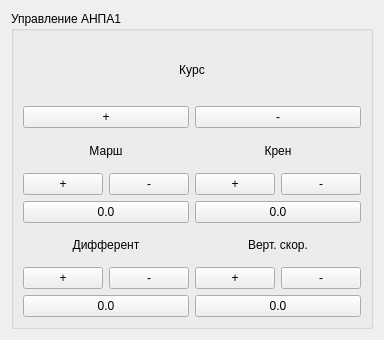
<?xml version="1.0" encoding="UTF-8"?>
<ui version="4.0">
 <class>Form</class>
 <widget class="QFrame" name="Form">
  <property name="geometry">
   <rect>
    <x>0</x>
    <y>0</y>
    <width>294</width>
    <height>340</height>
   </rect>
  </property>
  <property name="windowTitle">
   <string>Form</string>
  </property>
  <layout class="QVBoxLayout" name="verticalLayout_7">
   <item>
    <widget class="QGroupBox" name="groupBox">
     <property name="title">
      <string>Управление АНПА1</string>
     </property>
     <layout class="QVBoxLayout" name="verticalLayout_6">
      <item>
       <layout class="QVBoxLayout" name="verticalLayout_5">
        <item>
         <widget class="QLabel" name="label_5">
          <property name="text">
           <string>Курс</string>
          </property>
          <property name="alignment">
           <set>Qt::AlignCenter</set>
          </property>
         </widget>
        </item>
        <item>
         <layout class="QHBoxLayout" name="horizontalLayout_5">
          <item>
           <widget class="QPushButton" name="btnPlus_5">
            <property name="text">
             <string>+</string>
            </property>
           </widget>
          </item>
          <item>
           <widget class="QPushButton" name="btnMinus_5">
            <property name="text">
             <string>-</string>
            </property>
           </widget>
          </item>
         </layout>
        </item>
       </layout>
      </item>
      <item>
       <layout class="QHBoxLayout" name="horizontalLayout_6">
        <item>
         <layout class="QVBoxLayout" name="verticalLayout">
          <item>
           <widget class="QLabel" name="label">
            <property name="text">
             <string>Марш</string>
            </property>
            <property name="alignment">
             <set>Qt::AlignCenter</set>
            </property>
           </widget>
          </item>
          <item>
           <layout class="QHBoxLayout" name="horizontalLayout">
            <item>
             <widget class="QPushButton" name="btnPlus">
              <property name="text">
               <string>+</string>
              </property>
             </widget>
            </item>
            <item>
             <widget class="QPushButton" name="btnMinus">
              <property name="text">
               <string>-</string>
              </property>
             </widget>
            </item>
           </layout>
          </item>
          <item>
           <widget class="QPushButton" name="btnReset">
            <property name="text">
             <string>0.0</string>
            </property>
           </widget>
          </item>
         </layout>
        </item>
        <item>
         <layout class="QVBoxLayout" name="verticalLayout_2">
          <item>
           <widget class="QLabel" name="label_2">
            <property name="text">
             <string>Крен</string>
            </property>
            <property name="alignment">
             <set>Qt::AlignCenter</set>
            </property>
           </widget>
          </item>
          <item>
           <layout class="QHBoxLayout" name="horizontalLayout_2">
            <item>
             <widget class="QPushButton" name="btnPlus_2">
              <property name="text">
               <string>+</string>
              </property>
             </widget>
            </item>
            <item>
             <widget class="QPushButton" name="btnMinus_2">
              <property name="text">
               <string>-</string>
              </property>
             </widget>
            </item>
           </layout>
          </item>
          <item>
           <widget class="QPushButton" name="btnReset_2">
            <property name="text">
             <string>0.0</string>
            </property>
           </widget>
          </item>
         </layout>
        </item>
       </layout>
      </item>
      <item>
       <layout class="QHBoxLayout" name="horizontalLayout_7">
        <item>
         <layout class="QVBoxLayout" name="verticalLayout_3">
          <item>
           <widget class="QLabel" name="label_3">
            <property name="text">
             <string>Дифферент</string>
            </property>
            <property name="alignment">
             <set>Qt::AlignCenter</set>
            </property>
           </widget>
          </item>
          <item>
           <layout class="QHBoxLayout" name="horizontalLayout_3">
            <item>
             <widget class="QPushButton" name="btnPlus_3">
              <property name="text">
               <string>+</string>
              </property>
             </widget>
            </item>
            <item>
             <widget class="QPushButton" name="btnMinus_3">
              <property name="text">
               <string>-</string>
              </property>
             </widget>
            </item>
           </layout>
          </item>
          <item>
           <widget class="QPushButton" name="btnReset_3">
            <property name="text">
             <string>0.0</string>
            </property>
           </widget>
          </item>
         </layout>
        </item>
        <item>
         <layout class="QVBoxLayout" name="verticalLayout_4">
          <item>
           <widget class="QLabel" name="label_4">
            <property name="text">
             <string>Верт. скор.</string>
            </property>
            <property name="alignment">
             <set>Qt::AlignCenter</set>
            </property>
           </widget>
          </item>
          <item>
           <layout class="QHBoxLayout" name="horizontalLayout_4">
            <item>
             <widget class="QPushButton" name="btnPlus_4">
              <property name="text">
               <string>+</string>
              </property>
             </widget>
            </item>
            <item>
             <widget class="QPushButton" name="btnMinus_4">
              <property name="text">
               <string>-</string>
              </property>
             </widget>
            </item>
           </layout>
          </item>
          <item>
           <widget class="QPushButton" name="btnReset_4">
            <property name="text">
             <string>0.0</string>
            </property>
           </widget>
          </item>
         </layout>
        </item>
       </layout>
      </item>
     </layout>
    </widget>
   </item>
  </layout>
 </widget>
 <resources/>
 <connections/>
</ui>
